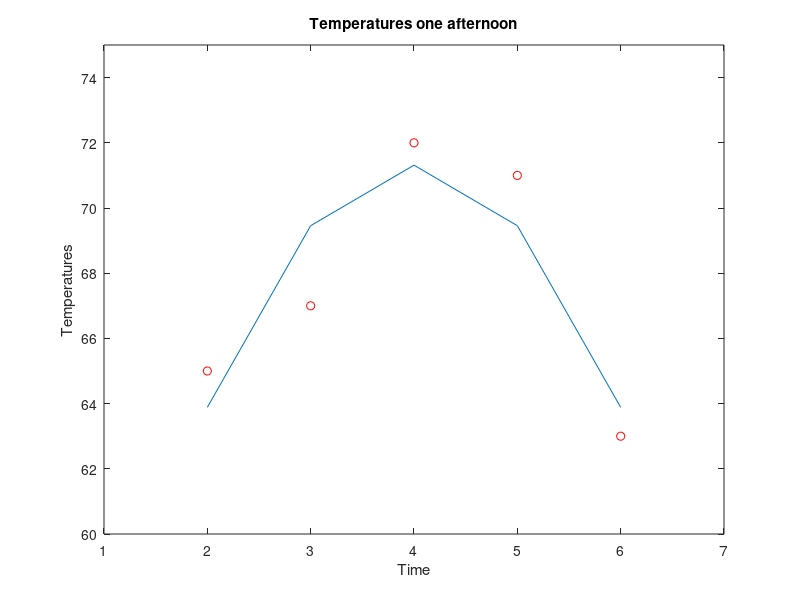

Write the MATLAB code that produced this figure.
% Fits a quadratic curve to temperature data

x = 2:6;
y = [65 67 72 71 63];
coefs = polyfit(x,y,2);
curve = polyval(coefs,x);
plot(x,y,'ro',x,curve)
xlabel('Time')
ylabel('Temperatures')
title('Temperatures one afternoon')
axis([1 7 60 75])